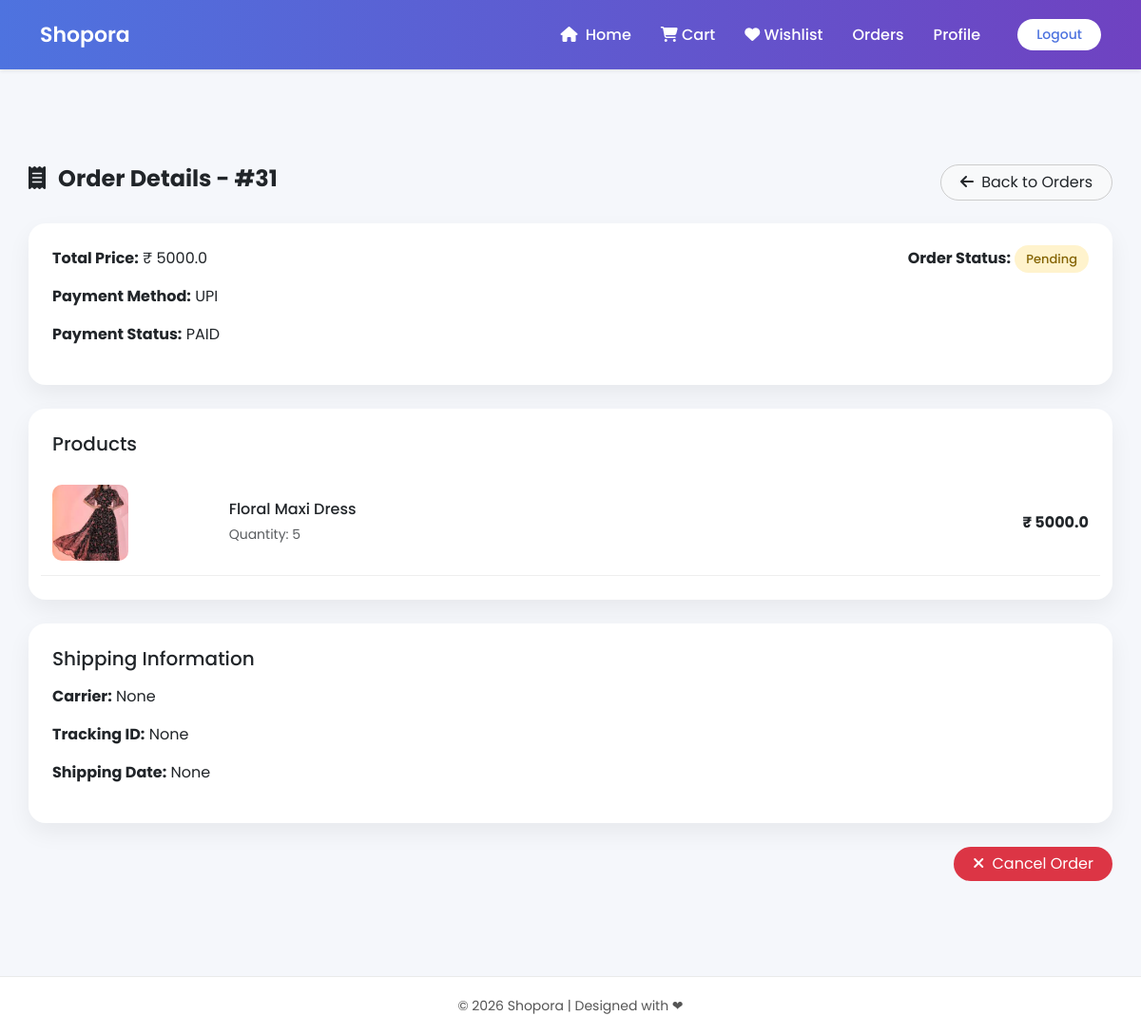
Page /my_order_details/31 (signed in) on the committed database.
### user/models.py (models this page shows, shortened)
class Order(models.Model):
    PAYMENT_CHOICES = (
        ('COD', 'Cash On Delivery'),
        ('UPI', 'UPI'),
        ('CARD', 'Credit/Debit Card'),
    )
    PAYMENT_STATUS = (
        ('PENDING', 'Pending'),
        ('PAID', 'Paid'),
        ('FAILED', 'Failed'),
    )
    ORDER_STATUS = (
        ('PENDING', 'Pending'),
        ('PROCESSING', 'Processing'),
        ('SHIPPED', 'Shipped'),
        ('DELIVERED', 'Delivered'),
    )
    customer = models.ForeignKey(User, on_delete=models.CASCADE)
    total_price = models.FloatField()
    payment_method = models.CharField(max_length=10, choices=PAYMENT_CHOICES)
    payment_status = models.CharField(max_length=10, choices=PAYMENT_STATUS, default='PENDING')
    order_status = models.CharField(max_length=15, choices=ORDER_STATUS, default='PENDING')
    transaction_id = models.CharField(max_length=100, blank=True, null=True)
    carrier=models.CharField(max_length=100,null=True,blank=True)
    tracking=models.CharField(max_length=100,null=True,blank=True)
    shipping_date=models.CharField(max_length=100,null=True,blank=True)
    created_at = models.DateTimeField(auto_now_add=True)

class OrderItem(models.Model):
    order = models.ForeignKey(Order, on_delete=models.CASCADE, related_name='items')
    product = models.ForeignKey(Product, on_delete=models.CASCADE)
    quantity = models.PositiveIntegerField()
    price = models.FloatField()

### siteadmin/models.py (models this page shows, shortened)
class Product(models.Model):
    name = models.CharField(max_length=20)
    size = models.CharField(max_length=20,null=True,blank=True)
    fabric = models.CharField(max_length=20)
    description = models.TextField()
    base_price = models.FloatField()
    stock_quantity = models.PositiveIntegerField()
    categoryid = models.ForeignKey(category, on_delete=models.CASCADE)
    image = models.ImageField(upload_to='products', validators=[validate_jpg])

### user/views.py (the view)
# urls.py: path('my_order_details/<int:order_id>',views.my_order_details,name='my_order_details'),
def my_order_details(request, order_id):
    order = get_object_or_404(Order, id=order_id, customer=request.user)
    return render(request, 'user/my_order_details.html', {'order': order})

### template/user/my_order_details.html (shortened to what this page needs)
{% extends 'user/base.html' %}
{% block content %}
<div class="container details-wrapper">
    <div class="d-flex justify-content-between align-items-center mb-4">
        <h4 class="fw-bold">
            <i class="fa-solid fa-receipt me-2"></i>
            Order Details - #{{ order.id }}
        </h4>
        <a href="{% url 'my_orders' %}" class="btn btn-back">
            <i class="fa-solid fa-arrow-left me-1"></i>
            Back to Orders
        </a>
    </div>
    <div class="details-card">
        <div class="row">
            <div class="col-md-6">
                <p><strong>Total Price:</strong> ₹ {{ order.total_price }}</p>
                <p><strong>Payment Method:</strong> {{ order.payment_method }}</p>
                <p><strong>Payment Status:</strong> {{ order.payment_status }}</p>
            </div>
            <div class="col-md-6 text-md-end">
                <p>
                    <strong>Order Status:</strong>
                    {% if order.order_status == "COMPLETED" %}
                        <span class="status-badge badge-success">Delivered</span>
                    {% elif order.order_status == "PROCESSING" %}
                        <span class="status-badge badge-warning">Processing</span>
                    {% elif order.order_status == "PENDING" %}
                        <span class="status-badge badge-warning">Pending</span>
                    {% else %}
                        <span class="status-badge badge-danger">Cancelled</span>
                    {% endif %}
                </p>
            </div>
        </div>
    </div>
    <div class="details-card">
        <h5 class="mb-3">Products</h5>
        {% for item in order.items.all %}
        <div class="row align-items-center product-row">
            <div class="col-md-2">
                <img src="{{ item.product.image.url }}">
            </div>
            <div class="col-md-6">
                <h6 class="mb-1">{{ item.product.name }}</h6>
                <small class="text-muted">Quantity: {{ item.quantity }}</small>
            </div>
            <div class="col-md-4 text-md-end">
                <strong>₹ {{ item.price }}</strong>
            </div>
        </div>
        {% empty %}
            <p>No products found for this order.</p>
        {% endfor %}
    </div>
    <div class="details-card">
        <h5 class="mb-3">Shipping Information</h5>
        <p><strong>Carrier:</strong> {{ order.carrier}}</p>
        <p><strong>Tracking ID:</strong> {{ order.tracking }}</p>
        <p><strong>Shipping Date:</strong> {{ order.shipping_date }}</p>
    </div>
    {% if order.order_status == "PENDING" or order.order_status == "PROCESSING" %}
    <div class="text-end">
        <form method="POST" action="{% url 'user_cancel_order' order.id %}">
            <button type="submit"
                    class="btn btn-cancel"
                    onclick="return confirm('Are you sure you want to cancel this order?')">
                <i class="fa-solid fa-xmark me-1"></i>
                Cancel Order
            </button>
        </form>
    </div>
    {% endif %}
</div>
{% endblock %}

### template/user/base.html (style rules this page uses)
body { font-family: 'Poppins', sans-serif; background: #f5f7fb; }

### template/user/my_order_details.html (style rules this page uses)
.details-wrapper { padding: 50px 0; min-height: 80vh; }
.details-card { background: #fff; border-radius: 18px; box-shadow: 0 10px 25px rgba(0,0,0,0.06); padding: 25px; margin-bottom: 25px; }
.status-badge { padding: 5px 12px; border-radius: 20px; font-size: 13px; font-weight: 500; }
.badge-warning { background: #fff3cd; color: #856404; }
.product-row { border-bottom: 1px solid #eee; padding: 15px 0; }
.product-row img { width: 80px; height: 80px; object-fit: cover; border-radius: 10px; }
.btn-cancel { background: #dc3545; color: white; border-radius: 30px; padding: 6px 20px; border: none; }
.btn-back { border-radius: 30px; padding: 6px 20px; border: 1px solid #ccc; background: #f8f9fa; }

### rows in the picture
Order: id "31", total_price "5000.0", payment_method "UPI", payment_status "PAID", carrier "None", tracking "None", shipping_date "None"
OrderItem: product.image (picture), product.name "Floral Maxi Dress", quantity "5", price "5000.0"
